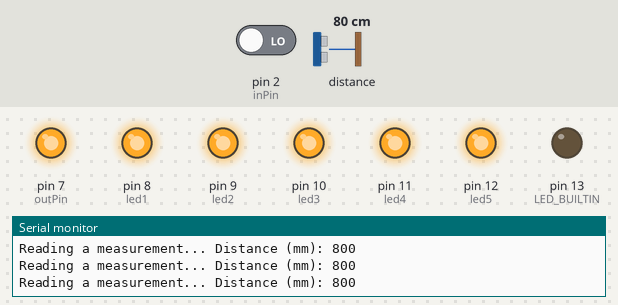
Bench run of a sketch on a simulated Arduino Uno, built with avr-gcc and run on an emulated ATmega328P. Parts: output pins drawn as LEDs (lit = HIGH), the last lines printed to the serial monitor. Dashed ring = blinking. Inputs (shaded band) come from the test bench; at power-on: pin 2 (inPin) LOW, distance to the obstacle 80 cm.

Above: at 1.2 s.
1.3 s: pin 2 (inPin) driven HIGH
At 3.0 s:
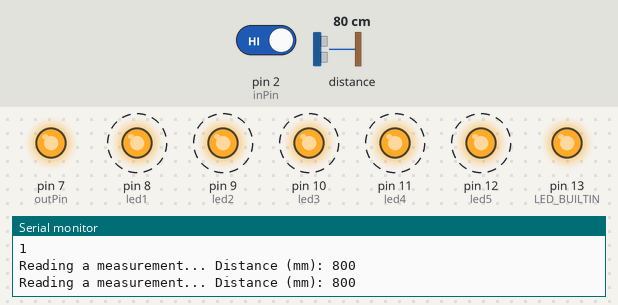
4.3 s: distance to the obstacle set to 196 cm
7.3 s: distance to the obstacle set to 203 cm
At 9.1 s:
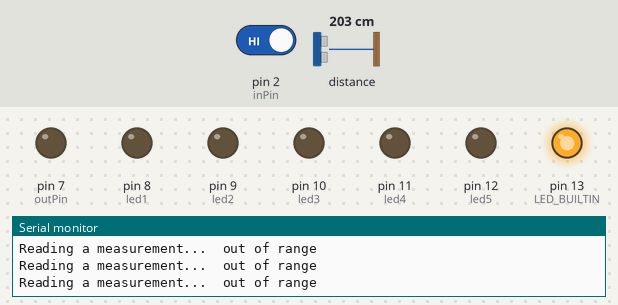
10.3 s: pin 2 (inPin) driven LOW
At 11.5 s:
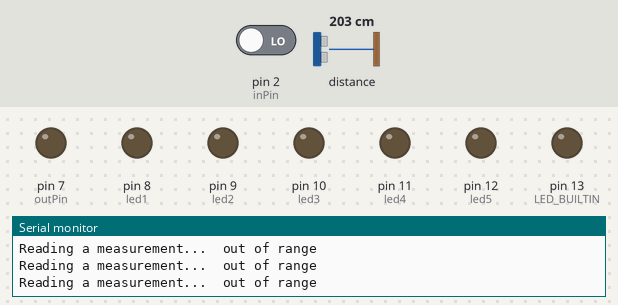
11.8 s: distance to the obstacle set to 2 cm
At 12.2 s:
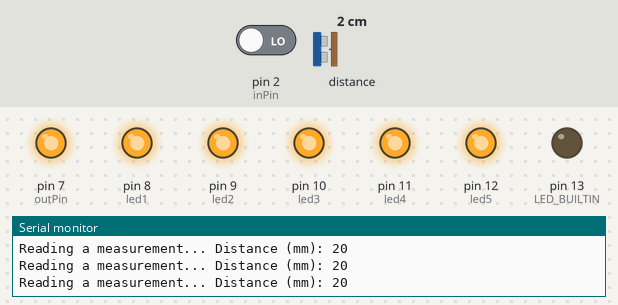
13.3 s: distance to the obstacle set to 250 cm
At 14.7 s:
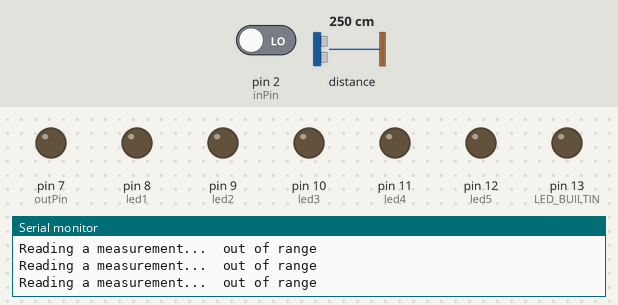
Timing chart, 0 to 15.8 s (numbered marks = the images above; inputs shaded):
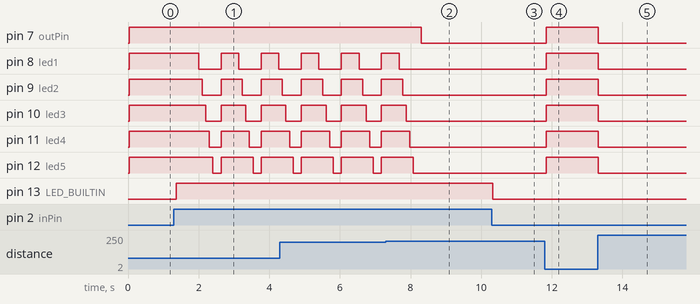

The sketch:

Lumina_All.ino
```cpp
#include "Adafruit_VL53L0X.h"

Adafruit_VL53L0X lox = Adafruit_VL53L0X();

const int outPin = 7;
const int inPin = 2;
int pinVal = 0;
int lastPinVal = 1;

const int led1 = 8;
const int led2 = 9;
const int led3 = 10;
const int led4 = 11;
const int led5 = 12;


void setup() {
  Serial.begin(115200);

  pinMode (LED_BUILTIN, OUTPUT);
  pinMode (outPin, OUTPUT);
  pinMode(inPin, INPUT);

  pinMode (led1, OUTPUT);
  pinMode (led2, OUTPUT);
  pinMode (led3, OUTPUT);
  pinMode (led4, OUTPUT);
  pinMode (led5, OUTPUT);


  // wait until serial port opens for native USB devices
  while (! Serial) {
    delay(1);
  }

  Serial.println("Adafruit VL53L0X test");
  if (!lox.begin()) {
    Serial.println(F("Failed to boot VL53L0X"));
    while (1);
  }
  // power
  Serial.println(F("VL53L0X API Simple Ranging example\n\n"));
}


void loop() {
  VL53L0X_RangingMeasurementData_t measure;

  Serial.print("Reading a measurement... ");
  lox.rangingTest(&measure, false); // pass in 'true' to get debug data printout!

  if (measure.RangeStatus != 4) {  // phase failures have incorrect data
    Serial.print("Distance (mm): "); Serial.println(measure.RangeMilliMeter);
    outputOn();
    NormalBehaviour();

    if (measure.RangeStatus != 4 && pinVal == 1) {
      CommunicatingWOne();
    }
  } else {
    Serial.println(" out of range ");
    outputOff();
    Off();
  }
  input();
  delay(100);
}

void outputOn () {
  digitalWrite(outPin, HIGH);
}

void outputOff() {
  digitalWrite(outPin, LOW);
}


void input () {
  pinVal = digitalRead(inPin);
  if (lastPinVal != pinVal) {
    digitalWrite(LED_BUILTIN, pinVal);
    //    digitalWrite(LED_BUILTIN, HIGH);
    Serial.println(pinVal);
    lastPinVal = pinVal;
  }
}

void NormalBehaviour() {
  digitalWrite(led1, HIGH);
  digitalWrite(led2, HIGH);
  digitalWrite(led3, HIGH);
  digitalWrite(led4, HIGH);
  digitalWrite(led5, HIGH);

}

void CommunicatingWOne() {
  digitalWrite(led1, HIGH);
  delay(100);
  digitalWrite(led2, HIGH);
  delay(100);
  digitalWrite(led3, HIGH);
  delay(100);
  digitalWrite(led4, HIGH);
  delay(100);
  digitalWrite(led5, HIGH);
  delay(100);
  digitalWrite(led1, LOW);
  delay(100);
  digitalWrite(led2, LOW);
  delay(100);
  digitalWrite(led3, LOW);
  delay(100);
  digitalWrite(led4, LOW);
  delay(100);
  digitalWrite(led5, LOW);
  delay(100);
}

void Off() {

  digitalWrite(led1, LOW);
  digitalWrite(led2, LOW);
  digitalWrite(led3, LOW);
  digitalWrite(led4, LOW);
  digitalWrite(led5, LOW);
  delay(20);
}
```

Measured:
- the behaviour switches between 200 and 201 cm on distance to the obstacle (found by bisection; images 1 and 2)
- after the input at 1.3 s, pin 8 (led1): alternates HIGH for 0.50 s and LOW for 0.63 s, starting after 0.71 s; pin 9 (led2): alternates HIGH for 0.60 s and LOW for 0.53 s, starting after 0.81 s
- after the input at 7.3 s, pin 7 (outPin): HIGH → LOW after 1.0 s; pin 8 (led1): goes on until 7.7 s, then stays LOW; pin 9 (led2): goes on until 7.8 s, then stays LOW; pin 10 (led3): goes on until 7.9 s, then stays LOW; pin 11 (led4): goes on until 8.0 s, then stays LOW
- after the input at 10.3 s, pin 13 (LED_BUILTIN): HIGH → LOW at once
- after the input at 11.8 s, pin 7 (outPin), pin 8 (led1), pin 9 (led2), pin 10 (led3), pin 11 (led4), pin 12 (led5): LOW → HIGH at once
- after the input at 13.3 s, pin 7 (outPin), pin 8 (led1), pin 9 (led2), pin 10 (led3), pin 11 (led4), pin 12 (led5): HIGH → LOW at once
